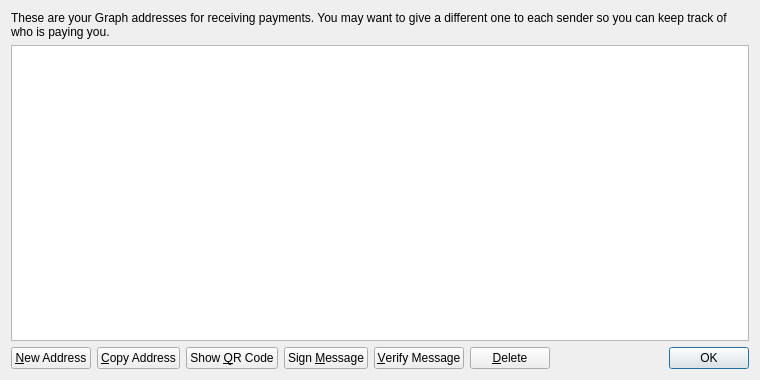
<?xml version="1.0" encoding="UTF-8"?>
<ui version="4.0">
 <class>AddressBookPage</class>
 <widget class="QWidget" name="AddressBookPage">
  <property name="geometry">
   <rect>
    <x>0</x>
    <y>0</y>
    <width>760</width>
    <height>380</height>
   </rect>
  </property>
  <property name="windowTitle">
   <string>Address Book</string>
  </property>
  <layout class="QVBoxLayout" name="verticalLayout">
   <item>
    <widget class="QLabel" name="labelExplanation">
     <property name="text">
      <string>These are your Graph addresses for receiving payments. You may want to give a different one to each sender so you can keep track of who is paying you.</string>
     </property>
     <property name="textFormat">
      <enum>Qt::PlainText</enum>
     </property>
     <property name="wordWrap">
      <bool>true</bool>
     </property>
    </widget>
   </item>
   <item>
    <widget class="QTableView" name="tableView">
     <property name="contextMenuPolicy">
      <enum>Qt::CustomContextMenu</enum>
     </property>
     <property name="toolTip">
      <string>Double-click to edit address or label</string>
     </property>
     <property name="tabKeyNavigation">
      <bool>false</bool>
     </property>
     <property name="selectionMode">
      <enum>QAbstractItemView::SingleSelection</enum>
     </property>
     <property name="selectionBehavior">
      <enum>QAbstractItemView::SelectRows</enum>
     </property>
     <property name="sortingEnabled">
      <bool>true</bool>
     </property>
     <attribute name="verticalHeaderVisible">
      <bool>false</bool>
     </attribute>
    </widget>
   </item>
   <item>
    <layout class="QHBoxLayout" name="horizontalLayout">
     <item>
      <widget class="QPushButton" name="newAddressButton">
       <property name="toolTip">
        <string>Create a new address</string>
       </property>
       <property name="text">
        <string>&amp;New Address</string>
       </property>
      </widget>
     </item>
     <item>
      <widget class="QPushButton" name="copyToClipboard">
       <property name="toolTip">
        <string>Copy the currently selected address to the system clipboard</string>
       </property>
       <property name="text">
        <string>&amp;Copy Address</string>
       </property>
      </widget>
     </item>
     <item>
      <widget class="QPushButton" name="showQRCode">
       <property name="text">
        <string>Show &amp;QR Code</string>
       </property>
      </widget>
     </item>
     <item>
      <widget class="QPushButton" name="signMessage">
       <property name="toolTip">
        <string>Sign a message to prove you own a Graph address</string>
       </property>
       <property name="text">
        <string>Sign &amp;Message</string>
       </property>
      </widget>
     </item>
     <item>
      <widget class="QPushButton" name="verifyMessage">
       <property name="toolTip">
        <string>Verify a message to ensure it was signed with a specified Graph address</string>
       </property>
       <property name="text">
        <string>&amp;Verify Message</string>
       </property>
      </widget>
     </item>
     <item>
      <widget class="QPushButton" name="deleteButton">
       <property name="toolTip">
        <string>Delete the currently selected address from the list</string>
       </property>
       <property name="text">
        <string>&amp;Delete</string>
       </property>
      </widget>
     </item>
     <item>
      <spacer name="horizontalSpacer">
       <property name="orientation">
        <enum>Qt::Horizontal</enum>
       </property>
       <property name="sizeHint" stdset="0">
        <size>
         <width>40</width>
         <height>20</height>
        </size>
       </property>
      </spacer>
     </item>
     <item>
      <widget class="QDialogButtonBox" name="buttonBox">
       <property name="sizePolicy">
        <sizepolicy hsizetype="Maximum" vsizetype="Fixed">
         <horstretch>0</horstretch>
         <verstretch>0</verstretch>
        </sizepolicy>
       </property>
       <property name="standardButtons">
        <set>QDialogButtonBox::Ok</set>
       </property>
      </widget>
     </item>
    </layout>
   </item>
  </layout>
 </widget>
 <resources>
  <include location="../bitcoin.qrc"/>
 </resources>
 <connections/>
</ui>
